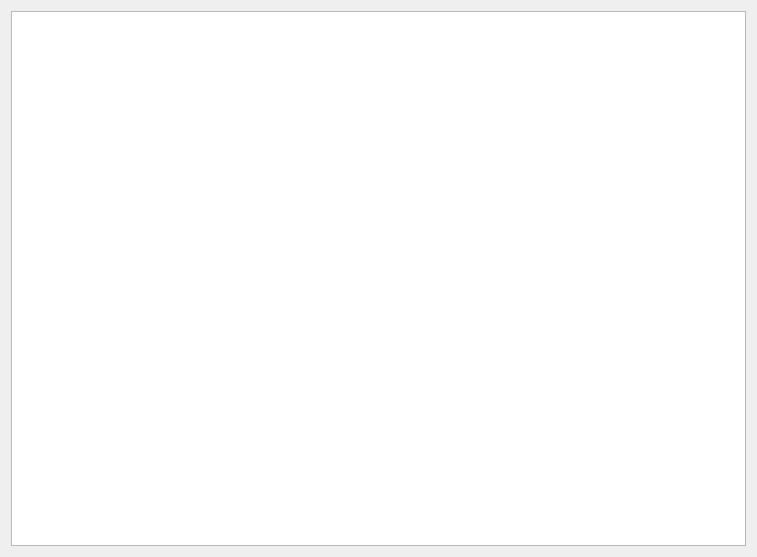
<?xml version="1.0" encoding="UTF-8"?>
<ui version="4.0">
 <class>devicerent_manager</class>
 <widget class="QWidget" name="devicerent_manager">
  <property name="geometry">
   <rect>
    <x>0</x>
    <y>0</y>
    <width>757</width>
    <height>557</height>
   </rect>
  </property>
  <property name="windowTitle">
   <string>Form</string>
  </property>
  <layout class="QGridLayout" name="gridLayout">
   <item row="0" column="0">
    <widget class="QTableWidget" name="tableWidget"/>
   </item>
  </layout>
 </widget>
 <resources/>
 <connections/>
</ui>
